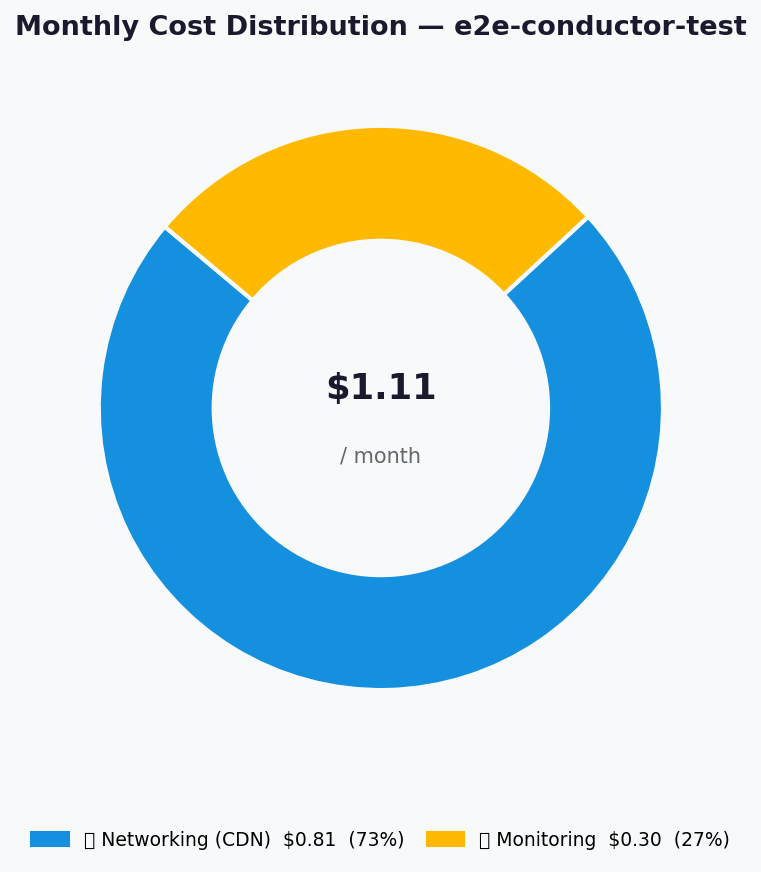

Python code for this plot:
"""Cost distribution donut chart for e2e-conductor-test."""

import matplotlib.pyplot as plt
import matplotlib.patches as mpatches


def generate_cost_distribution_chart(
    categories: dict,
    total_monthly: float,
    output_path: str = "03-des-cost-distribution.png",
) -> None:
    PALETTE = [
        "#1490DF",  # Medium blue  – Networking
        "#FFB900",  # Gold         – Monitoring
        "#0078D4",  # Azure blue   – Compute
        "#50E6FF",  # Azure cyan   – Data
    ]

    labels = list(categories.keys())
    values = list(categories.values())
    colors = PALETTE[: len(labels)]
    pcts = [v / sum(values) * 100 for v in values]

    fig, ax = plt.subplots(figsize=(8, 6))
    fig.patch.set_facecolor("#F8F9FA")
    ax.set_facecolor("#F8F9FA")

    wedge_props = {"linewidth": 2, "edgecolor": "#F8F9FA"}
    wedges, _ = ax.pie(
        values,
        colors=colors,
        wedgeprops=wedge_props,
        startangle=140,
        pctdistance=0.82,
    )

    hole = plt.Circle((0, 0), 0.60, fc="#F8F9FA")
    ax.add_patch(hole)

    ax.text(
        0, 0.07, f"${total_monthly:,.2f}",
        ha="center", va="center",
        fontsize=17, fontweight="bold", color="#1A1A2E",
    )
    ax.text(
        0, -0.17, "/ month",
        ha="center", va="center",
        fontsize=10, color="#666",
    )

    legend_labels = [
        f"{lbl}  ${val:,.2f}  ({pct:.0f}%)"
        for lbl, val, pct in zip(labels, values, pcts)
    ]
    patches = [
        mpatches.Patch(color=c, label=l)
        for c, l in zip(colors, legend_labels)
    ]
    ax.legend(
        handles=patches, loc="lower center", bbox_to_anchor=(0.5, -0.15),
        ncol=2, fontsize=9, framealpha=0.0, columnspacing=1.2,
    )

    ax.set_title(
        "Monthly Cost Distribution — e2e-conductor-test",
        fontsize=13, fontweight="bold", color="#1A1A2E", pad=10,
    )

    plt.tight_layout(pad=1.4)
    plt.savefig(output_path, dpi=150, bbox_inches="tight", facecolor=fig.get_facecolor())
    plt.close()
    print(f"Generated: {output_path}")


categories = {
    "🌐 Networking (CDN)": 0.81,
    "📊 Monitoring":       0.30,
}

generate_cost_distribution_chart(
    categories,
    total_monthly=1.11,
    output_path="agent-output/e2e-conductor-test/03-des-cost-distribution.png",
)
